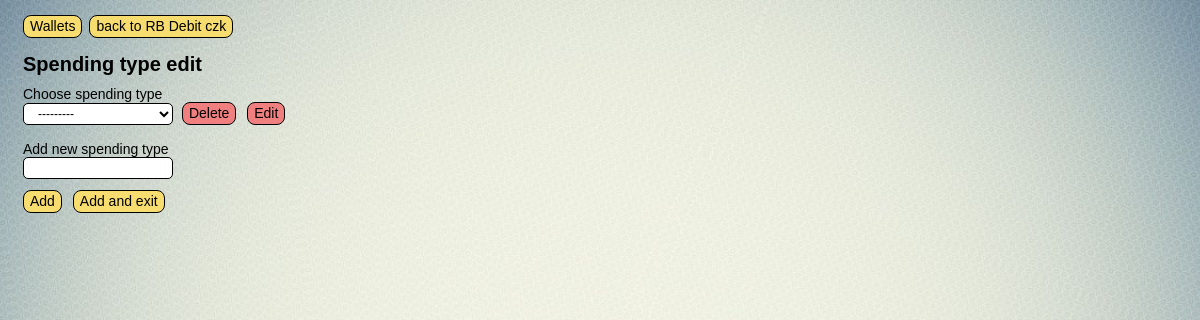
Before: /finance/home_wlt/2/add_spending_type/ with the older database file.
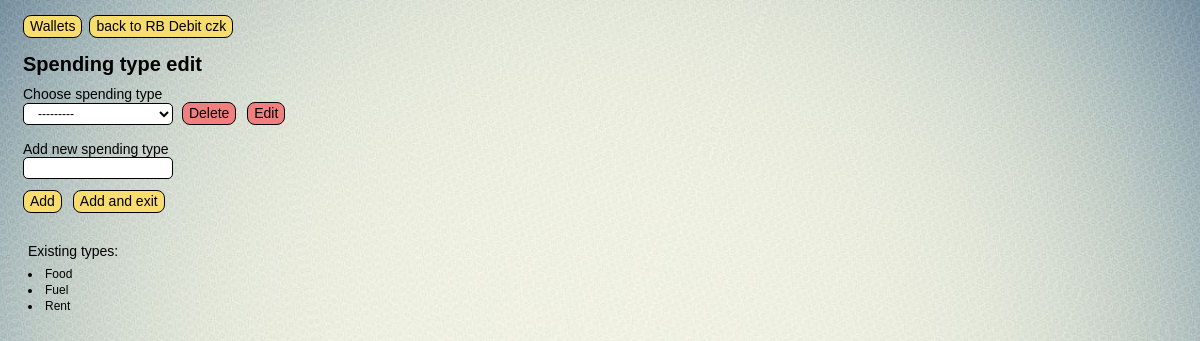
After: the same page with the newer database file.
### finance/models.py (models this page shows)
class Spending_type(models.Model):
    name = models.CharField(max_length=30, db_index=True, unique=True,  verbose_name ='spending type')
    def __str__(self):
        return self.name
    class Meta:
        verbose_name = 'spending type'
        verbose_name_plural = 'spending types'
        ordering = ['name']

### finance/views.py (the view, shortened to what this page needs)
# urls.py: path('home_wlt/<int:w_pk>/add_spending_type/', add_spending_type, name='add_spending_type'),
def add_spending_type(request, w_pk):#_________________________________________add_spending_type
    current_wlt = get_object_or_404(Wallet, pk=w_pk)
    message = None
    form = Form_add_spending_type(request.POST or None, prefix="form")
    return render(request, 'finance/tmplt_add_spending_type.html', {
        'form': form,
        'w_pk': w_pk,
        'current_wlt': current_wlt,
        'message': message
    })

### finance/forms.py
class Form_add_spending_type(forms.Form):#______________________________________________Form_add_spending_type
    choices = forms.ModelChoiceField(
        queryset=Spending_type.objects.all(),
        required=False,
        label="Choose spending type",
        widget=forms.Select(attrs={'style': 'width: 150px;'}))
    new_value = forms.CharField(
        max_length=255,
        required=False,
        label="Add new spending type",
        widget=forms.TextInput(attrs={'style': 'width: 150px;'}))

### finance/models.py (called while the page is built)
    def __str__(self):
        return self.f_name

### finance/templates/finance/tmplt_add_spending_type.html (shortened to what this page needs)
{% extends 'layout/basic.html' %}
{% load static %}
{% block menu %}
    <div class='nav'>
        <button class="btn nav_btn" onclick="location.href='{% url 'home' %}'">Wallets</button>
        <button class="btn nav_btn" onclick="location.href='{% url 'home_wlt' w_pk%}'">back to {{current_wlt}}</button>
    </div>
{% endblock %}
{% block header %}
    <h1>Spending type edit</h1>
{% endblock %}
{% block left_side %}
    <form method="POST">
        <label for="{{ form.choices.id_for_label }}">{{ form.choices.label }}</label><br>
        {{ form.choices }}
        <button class="btn nav_btn btn_red" type="submit" name="delete">Delete</button>
        <button class="btn nav_btn btn_red" type="submit" name="edit">Edit</button>
        <br><br>
        <label for="{{ form.new_value.id_for_label }}">{{ form.new_value.label }}</label><br>
        {{ form.new_value }}<br><br>
        <button class="btn nav_btn" type="submit" name="add">Add</button>
        <button class="btn nav_btn" type="submit" name="add_exit">Add and exit</button>
    </form>
    {% if form.choices.field.queryset.exists %}
        <p class="msg">Existing types:</p>
        {% for spending in form.choices.field.queryset %}
            <li class="types_lst">{{ spending }}</li>
        {% endfor %}
    {% endif %}
{% endblock %}

Changed rows visible on the page:
added Spending_type: name "Food"
added Spending_type: name "Fuel"
added Spending_type: name "Rent"
Other visible differences:
text now shown: "Existing types:"
